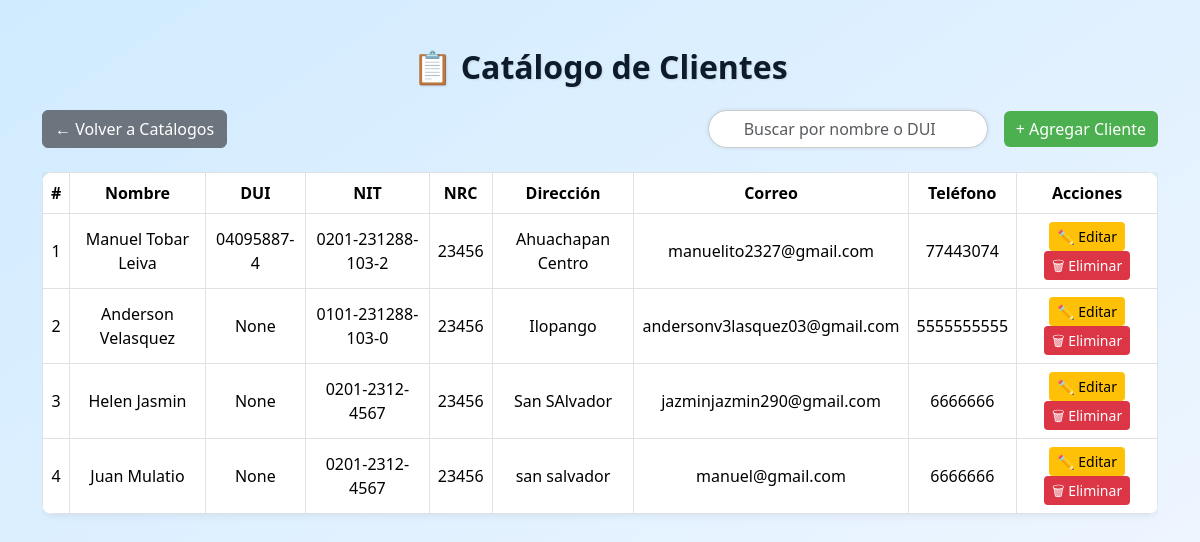
/clientes/ (signed in), run on the app's committed database.
### Modulos/Facturacion/models.py (models this page shows, shortened)
class Cliente(models.Model):
    empresa = models.ForeignKey(Empresa, on_delete=models.CASCADE, null=True, blank=True)
    nombre = models.CharField(max_length=120)
    dui = models.CharField(max_length=10, blank=True, null=True)
    nit = models.CharField(max_length=20)
    nrc = models.CharField(max_length=20, blank=True, null=True)
    direccion = models.TextField()
    correo = models.EmailField(blank=True, null=True)
    telefono = models.CharField(max_length=20, blank=True, null=True)

### Modulos/Facturacion/views.py (the view)
# urls.py: path('clientes/', views.lista_clientes, name='lista_clientes'),
@rol_requerido(['Administrador', 'Empleado'])
def lista_clientes(request):
    query = request.GET.get('q', '').strip()
    if query:
        clientes = Cliente.objects.filter(
            Q(nombre__icontains=query) | Q(dui__icontains=query)
        ).order_by('-id')
    else:
        clientes = Cliente.objects.all().order_by('-id')[:20]
    context = {
        'clientes': clientes,
        'query': query,  # Mantiene el texto del buscador
    }
    return render(request, 'Facturacion/clientes.html', context)

### Modulos/Facturacion/templates/Facturacion/clientes.html (shortened to what this page needs)
{% load static %}
<!DOCTYPE html>
<html lang="es">
<head>
  <link href="https://cdn.jsdelivr.net/npm/bootstrap@5.3.3/dist/css/bootstrap.min.css" rel="stylesheet">
  <link rel="stylesheet" href="{% static 'css/clientes.css' %}?v={{ now|date:'His' }}">
</head>
<body>
<div class="container py-5 text-center">
  <h2 class="titulo mb-4">📋 Catálogo de Clientes</h2>
  <div class="d-flex justify-content-between align-items-center mb-4 flex-wrap gap-3">
    <a href="{% url 'menu_catalogos' %}" class="btn btn-secondary">← Volver a Catálogos</a>
    <div class="d-flex align-items-center gap-3">
      <div class="search-box">
        <input type="text" id="filtroClientes" class="form-control" placeholder="Buscar por nombre o DUI">
      </div>
      <button class="btn btn-agregar" data-bs-toggle="modal" data-bs-target="#modalCliente">
        + Agregar Cliente
      </button>
    </div>
  </div>
  <div class="table-responsive">
    <table class="table table-bordered table-hover align-middle" id="tablaClientes">
      <thead class="table-encabezado">
        <tr>
          <th>#</th>
          <th>Nombre</th>
          <th>DUI</th>
          <th>NIT</th>
          <th>NRC</th>
          <th>Dirección</th>
          <th>Correo</th>
          <th>Teléfono</th>
          <th>Acciones</th>
        </tr>
      </thead>
      <tbody>
        {% for cliente in clientes %}
        <tr>
          <td>{{ forloop.counter }}</td>
          <td>{{ cliente.nombre }}</td>
          <td>{{ cliente.dui }}</td>
          <td>{{ cliente.nit }}</td>
          <td>{{ cliente.nrc }}</td>
          <td>{{ cliente.direccion }}</td>
          <td>{{ cliente.correo }}</td>
          <td>{{ cliente.telefono }}</td>
          <td class="text-center">
            <button class="btn btn-editar btn-sm"
                    data-bs-toggle="modal"
                    data-bs-target="#modalEditarCliente"
                    data-url="{% url 'editar_cliente' cliente.id %}">
              ✏️ Editar
            </button>
            <a href="{% url 'eliminar_cliente' cliente.id %}"
               class="btn btn-eliminar btn-sm"
               onclick="return confirm('¿Seguro que deseas eliminar este cliente?')">
               🗑 Eliminar
            </a>
          </td>
        </tr>
        {% empty %}
        <tr>
          <td colspan="9" class="text-center text-light">No hay clientes registrados.</td>
        </tr>
        {% endfor %}
      </tbody>
    </table>
  </div>
</div>
</body>
</html>

### Modulos/Facturacion/static/css/clientes.css (style rules this page uses)
body { background-color: #eaf2ff; font-family: 'Segoe UI', sans-serif; }
.titulo { font-weight: 700; color: #0d1b2a; text-shadow: 1px 1px 2px rgba(0,0,0,0.1); }
.table-encabezado { background-color: #4db6ac; color: #000; text-align: center; }
.table { background-color: #fff; border-radius: 10px; overflow: hidden; box-shadow: 0 0 10px rgba(0, 0, 0, 0.1); }
.btn-agregar { background-color: #4caf50; color: white; border: none; transition: 0.3s; }
.btn-editar { background-color: #ffc107; color: #000; border: none; }
.btn-eliminar { background-color: #dc3545; color: white; border: none; }
.search-box { position: relative; }
.search-box input { padding-left: 35px; border-radius: 25px; border: 1px solid #ccc; box-shadow: 0 0 4px rgba(0,0,0,0.1); }

### data on the page
Cliente: nombre "Manuel Tobar Leiva", dui "04095887-4", nit "0201-231288-103-2", nrc "23456", direccion "Ahuachapan Centro", correo "manuelito2327@gmail.com", telefono "77443074"
Cliente: nombre "Anderson Velasquez", dui "None", nit "0101-231288-103-0", nrc "23456", direccion "Ilopango", correo "andersonv3lasquez03@gmail.com", telefono "5555555555"
Cliente: nombre "Helen Jasmin", dui "None", nit "0201-2312-4567", nrc "23456", direccion "San SAlvador", correo "jazminjazmin290@gmail.com", telefono "6666666"
Cliente: nombre "Juan Mulatio", dui "None", nit "0201-2312-4567", nrc "23456", direccion "san salvador", correo "manuel@gmail.com", telefono "6666666"
